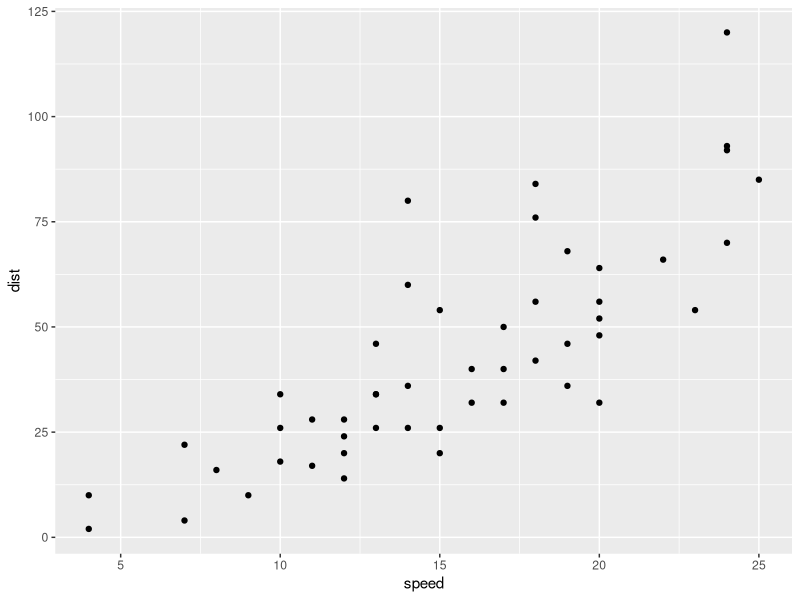
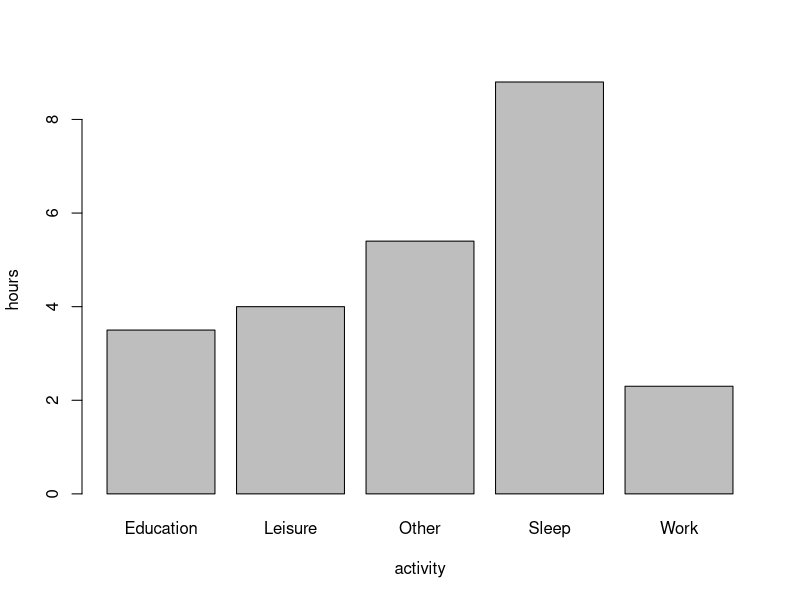
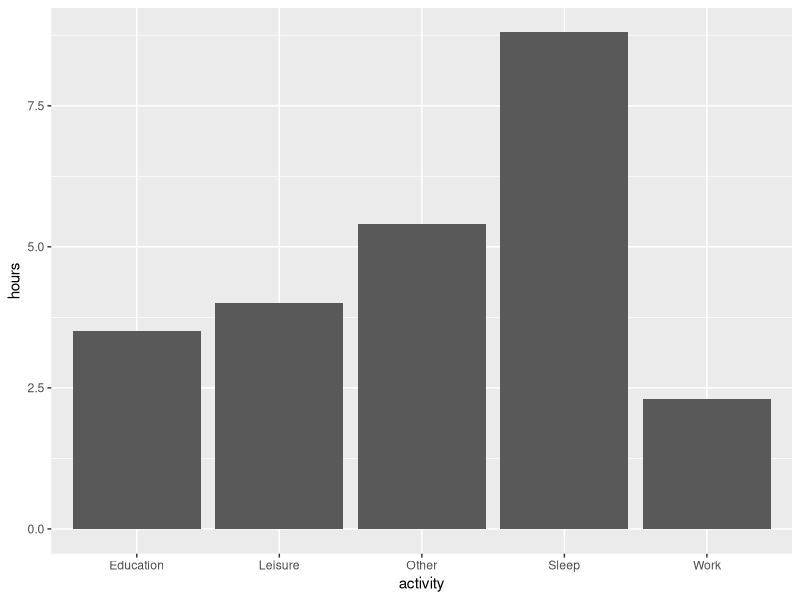

Write the R code that produced these figures, in order.
## ---- chunk 1
knitr::opts_chunk$set(fig.path = "images/")
## ---- chunk 2
2 + 3
## ---- chunk 3
library(ggplot2)
## ---- chunk 4
library(tidyverse)
## ---- chunk 5
ggplot(data = cars, 
       mapping = aes(x = speed, y = dist)) + 
  geom_point()
## ---- chunk 6
data <- data.frame(activity = c("Education", "Work", "Sleep", "Leisure", "Other"),
                   hours = c(3.5, 2.3, 8.8, 4, 5.4))

data
## ---- chunk 7
barplot(hours ~ activity,
        data = data)
## ---- chunk 8
library(ggplot2)
ggplot(data = data, 
       mapping = aes(x = activity, 
                     y = hours)) +
  geom_col()
